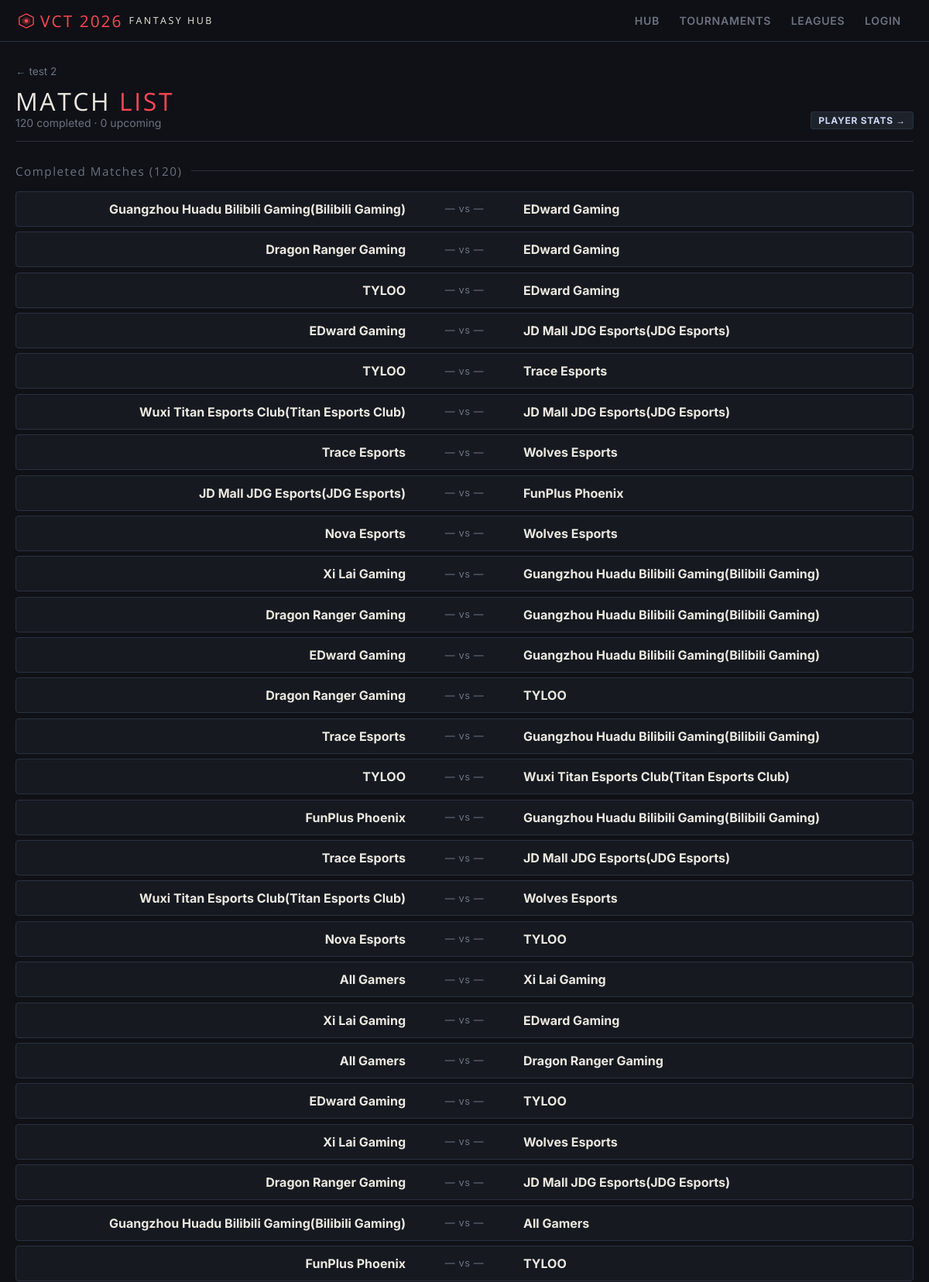
/tournament/2/matches (upper part), run on the app's committed database.
### tables this page shows
CREATE TABLE tournaments (
            id          INTEGER PRIMARY KEY AUTOINCREMENT,
            name        TEXT NOT NULL,
            description TEXT,
            format      TEXT DEFAULT 'standard',
            status      TEXT DEFAULT 'swiss',
            created_at  TEXT DEFAULT (datetime('now'))
        );

CREATE TABLE matches (
            id            INTEGER PRIMARY KEY AUTOINCREMENT,
            match_id      TEXT NOT NULL,
            tournament_id INTEGER NOT NULL,
            source_id     INTEGER,
            match_url     TEXT NOT NULL,
            team_a        TEXT DEFAULT '',
            team_b        TEXT DEFAULT '',
            scraped_at    TEXT DEFAULT (datetime('now')), score_a INTEGER DEFAULT 0, score_b INTEGER DEFAULT 0, status TEXT DEFAULT 'completed', scheduled_at TEXT DEFAULT '', map_count INTEGER DEFAULT 0, match_format TEXT DEFAULT '',
            UNIQUE(match_id, tournament_id),
            FOREIGN KEY (tournament_id) REFERENCES tournaments(id)
        );

### app.py (the view)
@app.route("/tournament/<int:tournament_id>/matches")
def match_list(tournament_id):
    t = db.get_tournament(tournament_id)
    if not t:
        flash("Tournament not found.", "error")
        return redirect(url_for("tournaments"))
    matches    = db.get_matches(tournament_id)
    completed  = [m for m in matches if m.get("status", "completed") != "upcoming"]
    upcoming   = [m for m in matches if m.get("status", "completed") == "upcoming"]
    return render_template("match_list.html", tournament=t,
                           completed=completed, upcoming=upcoming)

### app.py (called while the page is built)
def is_admin():
    return session.get("logged_in") is True

@app.context_processor
def inject_auth():
    return {"admin": is_admin()}

### database.py (called while the page is built)
def get_connection():
    conn = sqlite3.connect(DB_PATH)
    conn.row_factory = sqlite3.Row
    conn.execute("PRAGMA foreign_keys = ON")
    return conn

def get_tournament(tournament_id):
    conn = get_connection()
    row = conn.execute("SELECT * FROM tournaments WHERE id = ?", (tournament_id,)).fetchone()
    conn.close()
    return dict(row) if row else None

def get_matches(tournament_id: int) -> list:
    conn = get_connection()
    rows = conn.execute(
        "SELECT * FROM matches WHERE tournament_id = ? ORDER BY id DESC",
        (tournament_id,)
    ).fetchall()
    conn.close()
    return [dict(r) for r in rows]

### templates/match_list.html (shortened to what this page needs)
{% extends "base.html" %}
{% block content %}
<div style="margin-bottom:.9rem;"><a href="/tournaments/{{ tournament.id }}" style="color:var(--muted);text-decoration:none;font-size:.85rem;">← {{ tournament.name }}</a></div>
<div class="page-header">
    <div>
        <div class="page-title">MATCH <span>LIST</span></div>
        <div class="page-subtitle">{{ completed|length }} completed · {{ upcoming|length }} upcoming</div>
    </div>
    <div style="display:flex;gap:.5rem;flex-wrap:wrap;">
        <a href="/tournament/{{ tournament.id }}/players" class="btn btn-secondary btn-sm">Player Stats →</a>
    </div>
</div>
<div class="section-div">Completed Matches ({{ completed|length }})</div>
{% if completed %}
<div style="display:flex;flex-direction:column;gap:.4rem;">
{% for m in completed %}
{% set sa = m.score_a | default(0) | int %}
{% set sb = m.score_b | default(0) | int %}
{% set a_won = sa > sb %}
{% set b_won = sb > sa %}
{% set fmt = (m.match_format or '').upper() or ('BO5' if (sa + sb) > 3 else 'BO3') %}
{% set has_score = sa > 0 or sb > 0 %}
<a href="/tournament/{{ tournament.id }}/matches/{{ m.match_id }}" style="text-decoration:none;color:inherit;">
<div style="display:grid;grid-template-columns:1fr 120px 1fr;align-items:center;gap:1rem;padding:.75rem 1.25rem;background:var(--dark2);border:1px solid var(--border);border-radius:4px;transition:background .12s;" onmouseover="this.style.borderColor='var(--red)'" onmouseout="this.style.borderColor='var(--border)'">
    <div style="text-align:right;">
        <div style="font-weight:700;font-size:1rem;color:{{ 'var(--accent)' if a_won else 'var(--muted)' if has_score else 'var(--accent)' }};">{{ m.team_a }}</div>
    </div>
    <div style="text-align:center;">
        {% if has_score %}
        <div style="font-family:'Open Sans',sans-serif;font-size:1.5rem;font-weight:800;line-height:1;letter-spacing:.03em;">
            <span style="color:{{ 'var(--green)' if a_won else 'var(--muted)' }};">{{ sa }}</span>
            <span style="color:var(--dark4);margin:0 4px;">–</span>
            <span style="color:{{ 'var(--green)' if b_won else 'var(--muted)' }};">{{ sb }}</span>
        </div>
        <div style="font-size:.62rem;color:var(--muted);letter-spacing:.1em;text-transform:uppercase;margin-top:2px;">{{ fmt }}</div>
        {% else %}
        <div style="color:var(--muted);font-size:.8rem;letter-spacing:.05em;">— vs —</div>
        {% endif %}
    </div>
    <div>
        <div style="font-weight:700;font-size:1rem;color:{{ 'var(--accent)' if b_won else 'var(--muted)' if has_score else 'var(--accent)' }};">{{ m.team_b }}</div>
    </div>
</div>
</a>
{% endfor %}
</div>
{% else %}
<div class="empty"><span class="big">NO MATCHES</span>Scrape an event source to load match data.</div>
{% endif %}
{% endblock %}

### templates/base.html (style rules this page uses)
:root { --red:#ff4655; --red2:#c0392b; --dark:#0f1116; --dark2:#161a20; --dark3:#1e232b; --dark4:#252b35; --border:#2a3040; --text:#cdd6f4; --muted:#6b7280; --accent:#ece8e1; --green:#00d384; --yellow:#f0a500; --blue:#4fc3f7; }
* { box-sizing:border-box;margin:0;padding:0; }
body { background:var(--dark);color:var(--text);font-family:'Inter',sans-serif;font-size:15px;min-height:100vh; }
.page-header { margin-bottom:1.75rem;padding-bottom:.9rem;border-bottom:1px solid var(--border);display:flex;align-items:flex-end;justify-content:space-between;gap:1rem;flex-wrap:wrap; }
.page-title { font-family:'Open Sans',sans-serif;font-size:2rem;letter-spacing:.08em;color:var(--accent);line-height:1; }
.page-title span { color:var(--red); }
.page-subtitle { color:var(--muted);font-size:.88rem;margin-top:3px; }
.btn { display:inline-flex;align-items:center;gap:5px;padding:6px 14px;font-family:'Inter',sans-serif;font-weight:700;font-size:.82rem;letter-spacing:.06em;text-transform:uppercase;text-decoration:none;border:none;border-radius:3px;cursor:pointer;transition:opacity .15s,transform .1s;white-space:nowrap; }
.btn-secondary { background:var(--dark3);color:var(--text);border:1px solid var(--border); }
.btn-sm { padding:3px 9px;font-size:.75rem; }
.section-div { display:flex;align-items:center;gap:.75rem;margin:1.5rem 0 1rem;font-family:'Open Sans',sans-serif;font-size:.95rem;letter-spacing:.1em;color:var(--muted); }
.section-div::after { content:'';flex:1;height:1px;background:var(--border); }

### data on the page
tournaments: name "test 2"
matches: team_a "Guangzhou Huadu Bilibili Gaming(Bilibili Gaming)", team_b "EDward Gaming"
matches: team_a "Dragon Ranger Gaming", team_b "EDward Gaming"
matches: team_a "TYLOO", team_b "EDward Gaming"
matches: team_a "EDward Gaming", team_b "JD Mall JDG Esports(JDG Esports)"
matches: team_a "TYLOO", team_b "Trace Esports"
matches: team_a "Wuxi Titan Esports Club(Titan Esports Club)", team_b "JD Mall JDG Esports(JDG Esports)"
matches: team_a "Trace Esports", team_b "Wolves Esports"
matches: team_a "JD Mall JDG Esports(JDG Esports)", team_b "FunPlus Phoenix"
matches: team_a "Nova Esports", team_b "Wolves Esports"
matches: team_a "Xi Lai Gaming", team_b "Guangzhou Huadu Bilibili Gaming(Bilibili Gaming)"
matches: team_a "Dragon Ranger Gaming", team_b "Guangzhou Huadu Bilibili Gaming(Bilibili Gaming)"
matches: team_a "EDward Gaming", team_b "Guangzhou Huadu Bilibili Gaming(Bilibili Gaming)"
matches: team_a "Dragon Ranger Gaming", team_b "TYLOO"
matches: team_a "Trace Esports", team_b "Guangzhou Huadu Bilibili Gaming(Bilibili Gaming)"
matches: team_a "TYLOO", team_b "Wuxi Titan Esports Club(Titan Esports Club)"
matches: team_a "FunPlus Phoenix", team_b "Guangzhou Huadu Bilibili Gaming(Bilibili Gaming)"
matches: team_a "Trace Esports", team_b "JD Mall JDG Esports(JDG Esports)"
matches: team_a "Wuxi Titan Esports Club(Titan Esports Club)", team_b "Wolves Esports"
matches: team_a "Nova Esports", team_b "TYLOO"
matches: team_a "All Gamers", team_b "Xi Lai Gaming"
matches: team_a "Xi Lai Gaming", team_b "EDward Gaming"
matches: team_a "All Gamers", team_b "Dragon Ranger Gaming"
matches: team_a "EDward Gaming", team_b "TYLOO"
matches: team_a "Xi Lai Gaming", team_b "Wolves Esports"
matches: team_a "Dragon Ranger Gaming", team_b "JD Mall JDG Esports(JDG Esports)"
matches: team_a "Guangzhou Huadu Bilibili Gaming(Bilibili Gaming)", team_b "All Gamers"
matches: team_a "FunPlus Phoenix", team_b "TYLOO"

### other printed values
{{ completed|length }} "120"
{{ upcoming|length }} "0"
